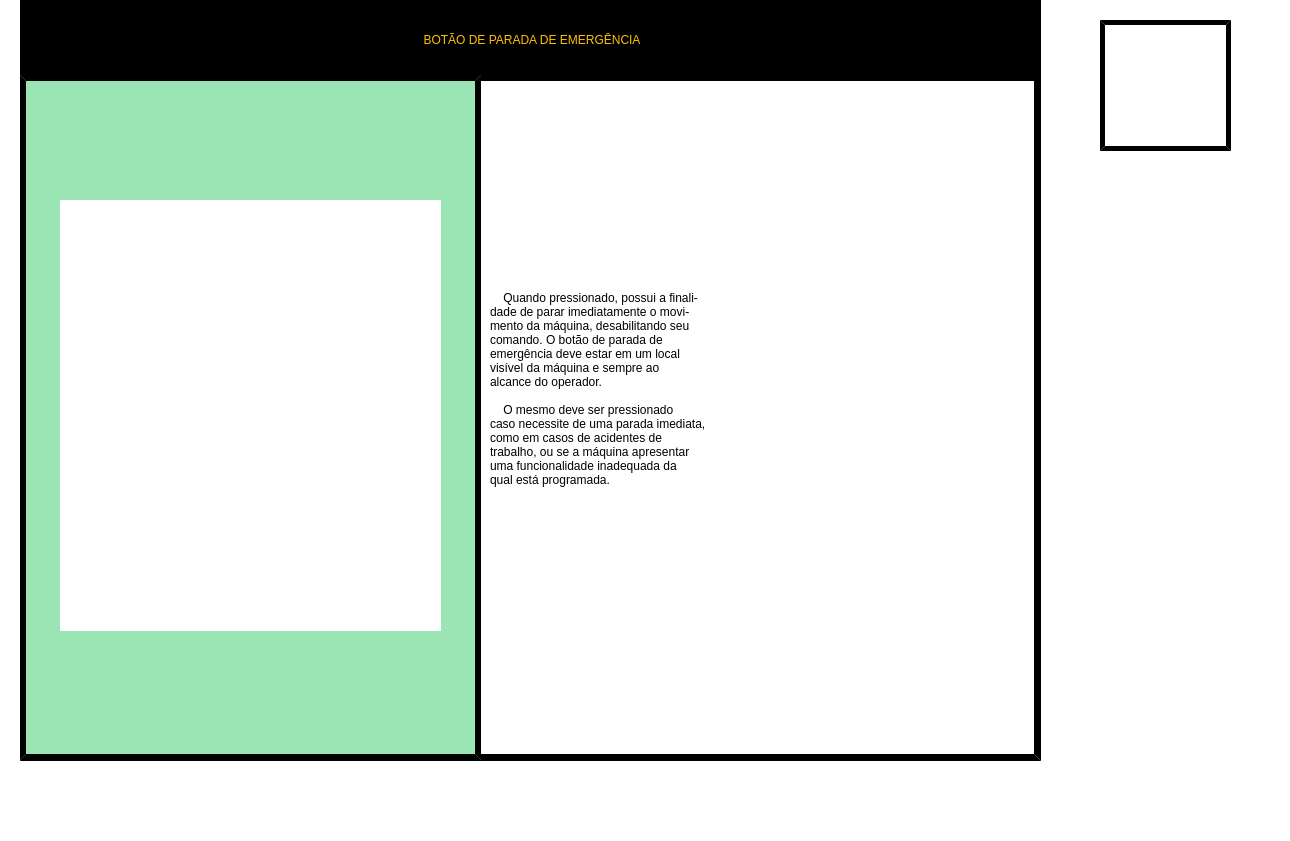
<?xml version="1.0" encoding="UTF-8"?>
<ui version="4.0">
 <class>interface_didatica_menu_botao_emergencia</class>
 <widget class="QMainWindow" name="interface_didatica_menu_botao_emergencia">
  <property name="geometry">
   <rect>
    <x>0</x>
    <y>0</y>
    <width>1290</width>
    <height>841</height>
   </rect>
  </property>
  <property name="minimumSize">
   <size>
    <width>1290</width>
    <height>841</height>
   </size>
  </property>
  <property name="maximumSize">
   <size>
    <width>1290</width>
    <height>841</height>
   </size>
  </property>
  <property name="windowTitle">
   <string>MainWindow</string>
  </property>
  <property name="styleSheet">
   <string notr="true">background-color: rgb(255, 255, 255);</string>
  </property>
  <property name="animated">
   <bool>true</bool>
  </property>
  <widget class="QWidget" name="centralwidget">
   <widget class="QLabel" name="Label_Borda">
    <property name="geometry">
     <rect>
      <x>0</x>
      <y>783</y>
      <width>1290</width>
      <height>18</height>
     </rect>
    </property>
    <property name="text">
     <string/>
    </property>
    <property name="pixmap">
     <pixmap>Imagens/Borda.png</pixmap>
    </property>
    <property name="scaledContents">
     <bool>true</bool>
    </property>
   </widget>
   <widget class="QPushButton" name="botao_home">
    <property name="geometry">
     <rect>
      <x>1100</x>
      <y>20</y>
      <width>131</width>
      <height>131</height>
     </rect>
    </property>
    <property name="styleSheet">
     <string notr="true">border-style: outset;
border-color: rgb(0, 0, 0);
border-width:5px;
font: 75 65pt &quot;Bosch Sans Bold&quot;;
border-radius: 0px;
background-color: rgb(255, 255, 255);</string>
    </property>
    <property name="text">
     <string/>
    </property>
    <property name="icon">
     <iconset>
      <normaloff>imagens/Home.Interface.png</normaloff>imagens/Home.Interface.png</iconset>
    </property>
    <property name="iconSize">
     <size>
      <width>110</width>
      <height>110</height>
     </size>
    </property>
   </widget>
   <widget class="QLabel" name="label_fundo">
    <property name="geometry">
     <rect>
      <x>20</x>
      <y>0</y>
      <width>1021</width>
      <height>761</height>
     </rect>
    </property>
    <property name="font">
     <font>
      <family>Bosch Sans Bold</family>
      <pointsize>65</pointsize>
      <weight>50</weight>
      <italic>false</italic>
      <bold>false</bold>
     </font>
    </property>
    <property name="styleSheet">
     <string notr="true">border-style: outset;
border-color: rgb(0, 0, 0);
border-width:7px;
border-radius: 0px;
background-color: rgb(255, 255, 255);</string>
    </property>
    <property name="text">
     <string/>
    </property>
   </widget>
   <widget class="QLabel" name="label_imagem">
    <property name="geometry">
     <rect>
      <x>60</x>
      <y>200</y>
      <width>381</width>
      <height>431</height>
     </rect>
    </property>
    <property name="styleSheet">
     <string notr="true"/>
    </property>
    <property name="text">
     <string/>
    </property>
    <property name="pixmap">
     <pixmap>imagens/botao_emergencia.png</pixmap>
    </property>
    <property name="scaledContents">
     <bool>true</bool>
    </property>
   </widget>
   <widget class="QLabel" name="label_titulo">
    <property name="geometry">
     <rect>
      <x>20</x>
      <y>0</y>
      <width>1021</width>
      <height>81</height>
     </rect>
    </property>
    <property name="styleSheet">
     <string notr="true">border-style: outset;
border-color: rgb(0, 0, 0);
border-width:6px;


font: 75 35pt &quot;Bosch Sans Bold&quot;;
background-color: rgb(0,0,0);</string>
    </property>
    <property name="text">
     <string>&lt;html&gt;&lt;head/&gt;&lt;body&gt;&lt;p align=&quot;center&quot;&gt;&lt;span style=&quot; color:#ffc000;&quot;&gt;BOTÃO DE PARADA DE EMERGÊNCIA&lt;/span&gt;&lt;/p&gt;&lt;/body&gt;&lt;/html&gt;</string>
    </property>
   </widget>
   <widget class="QLabel" name="label_fundo_verde">
    <property name="geometry">
     <rect>
      <x>20</x>
      <y>75</y>
      <width>461</width>
      <height>685</height>
     </rect>
    </property>
    <property name="styleSheet">
     <string notr="true">border-style: outset;
border-color: rgb(0, 0, 0);
border-width:6px;
background-color: rgb(155, 228, 179);

font: 75 80pt &quot;Bosch Sans Bold&quot;;
</string>
    </property>
    <property name="text">
     <string/>
    </property>
    <property name="scaledContents">
     <bool>true</bool>
    </property>
   </widget>
   <widget class="QLabel" name="label_caixa_de_texto">
    <property name="geometry">
     <rect>
      <x>490</x>
      <y>130</y>
      <width>541</width>
      <height>531</height>
     </rect>
    </property>
    <property name="styleSheet">
     <string notr="true">font: 75 20pt &quot;Bosch Sans Bold&quot;;

</string>
    </property>
    <property name="text">
     <string>    Quando pressionado, possui a finali-
dade de parar imediatamente o movi-
mento da máquina, desabilitando seu 
comando. O botão de parada de 
emergência deve estar em um local 
visível da máquina e sempre ao 
alcance do operador.

    O mesmo deve ser pressionado 
caso necessite de uma parada imediata, 
como em casos de acidentes de 
trabalho, ou se a máquina apresentar 
uma funcionalidade inadequada da 
qual está programada.  
</string>
    </property>
   </widget>
   <widget class="QPushButton" name="botao_seta_esquerda">
    <property name="geometry">
     <rect>
      <x>1060</x>
      <y>640</y>
      <width>98</width>
      <height>117</height>
     </rect>
    </property>
    <property name="styleSheet">
     <string notr="true">border-style: outset;
border-color: rgb(0,0,0);

</string>
    </property>
    <property name="text">
     <string/>
    </property>
    <property name="icon">
     <iconset>
      <normaloff>imagens/Seta Preta para esquerda.png</normaloff>imagens/Seta Preta para esquerda.png</iconset>
    </property>
    <property name="iconSize">
     <size>
      <width>120</width>
      <height>120</height>
     </size>
    </property>
    <property name="shortcut">
     <string/>
    </property>
   </widget>
   <widget class="QPushButton" name="botao_seta_dirteita">
    <property name="geometry">
     <rect>
      <x>1180</x>
      <y>640</y>
      <width>96</width>
      <height>115</height>
     </rect>
    </property>
    <property name="styleSheet">
     <string notr="true">border-style: outset;
border-color: rgb(0,0,0);

</string>
    </property>
    <property name="text">
     <string/>
    </property>
    <property name="icon">
     <iconset>
      <normaloff>imagens/Seta Branca para direita.png</normaloff>imagens/Seta Branca para direita.png</iconset>
    </property>
    <property name="iconSize">
     <size>
      <width>120</width>
      <height>120</height>
     </size>
    </property>
    <property name="shortcut">
     <string/>
    </property>
   </widget>
   <zorder>Label_Borda</zorder>
   <zorder>label_fundo</zorder>
   <zorder>botao_home</zorder>
   <zorder>label_titulo</zorder>
   <zorder>label_fundo_verde</zorder>
   <zorder>botao_seta_esquerda</zorder>
   <zorder>botao_seta_dirteita</zorder>
   <zorder>label_imagem</zorder>
   <zorder>label_caixa_de_texto</zorder>
  </widget>
  <widget class="QMenuBar" name="menubar">
   <property name="geometry">
    <rect>
     <x>0</x>
     <y>0</y>
     <width>1290</width>
     <height>21</height>
    </rect>
   </property>
  </widget>
  <widget class="QStatusBar" name="statusbar"/>
 </widget>
 <resources/>
 <connections/>
</ui>
